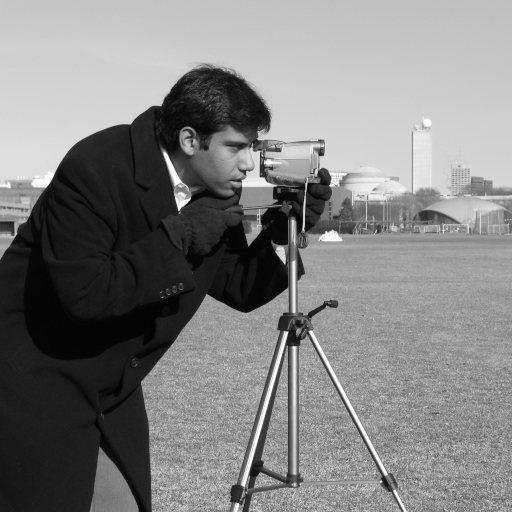
#> input picture skimage.data.camera(), 512 x 512 px
$ jupyter execute --allow-errors Lab1_ARTI403_2240002713.ipynb   (shell and % lines are left out)
#> lines starting #> are read from the running program, lines starting #| are printed output that depends on the picture; after the words box and inside, x2 and y2 are one past the last pixel; in counts of white or black regions, pixels touching at a corner belong together
# ARTI 403 – Image Processing — **Lab 1**
### Basics of Programming with Python

**Imam Abdulrahman Bin Faisal University** · College of Computer Science and Information Technology · Department of Computer Engineering

**Outcome #1:** Explain how digital images are represented and manipulated in a computer.

**Tools:** Python 3 · Anaconda · Jupyter / Spyder

This notebook completes Tasks 1–4 and the Assessment. Images used: `lena_gray_256.tif` (provided) and `cameraman.tif` (the classic *cameraman* image from scikit-image).

## Setup
Steps 1–4 of the manual (install Anaconda, start Jupyter/Spyder, install libraries) are one-time environment steps. Below we import the libraries the lab uses: **OpenCV**, **PIL/Pillow**, **NumPy**, **Matplotlib** (and **scikit-image** only to obtain `cameraman.tif`).

[cell 1]
# One-time (run once if a package is missing), then restart the kernel:
# %pip install opencv-python scikit-image pillow matplotlib numpy

import cv2                       # OpenCV
import numpy as np              # NumPy
import matplotlib.pyplot as plt # Matplotlib
import matplotlib.cm as cm
from PIL import Image           # Pillow (PIL)

print("OpenCV     :", cv2.__version__)
print("NumPy      :", np.__version__)
print("Pillow     :", Image.__version__)

[cell 2]
# Make sure the two images sit inside an 'images/' folder next to this notebook.
# lena_gray_256.tif is provided with the lab.
# cameraman.tif is fetched once from scikit-image (skimage.data.camera()).
import os
os.makedirs('images', exist_ok=True)
if not os.path.exists('images/cameraman.tif'):
    from skimage import data, io
    io.imsave('images/cameraman.tif', data.camera())
print("Files in images/:", os.listdir('images'))

## Task #1 — Exercise with Spyder
Practice with the two cheat sheets (NumPy and Python Basics) from the Resources section. Below is a short warm-up covering the core Python/NumPy ideas the cheat sheets introduce.

[cell 3]
# --- Python basics warm-up ---
name = "ARTI 403"
nums = [3, 1, 4, 1, 5, 9, 2, 6]
print("Course      :", name)
print("List        :", nums)
print("Sorted      :", sorted(nums))
print("Sum / Max   :", sum(nums), max(nums))
print("Even values :", [x for x in nums if x % 2 == 0])   # list comprehension

# --- NumPy basics warm-up ---
a = np.arange(1, 10).reshape(3, 3)   # 3x3 matrix 1..9
print("\nMatrix a:\n", a)
print("Shape:", a.shape, "| Sum:", a.sum(), "| Column means:", a.mean(axis=0))
print("a * 2:\n", a * 2)
print("Transpose:\n", a.T)

## Task #2 — Loading and Visualizing Images

**a) Loading/reading an image using OpenCV** — `cv2.imread` returns the pixel data as a NumPy array.

[cell 4]
img = cv2.imread('images/cameraman.tif')  # load the image data into a NumPy array
#> img: shape (512, 512, 3); min 0, max 255, mean 129.1
plt.imshow(img)
plt.title('cameraman — loaded with OpenCV')
plt.show()

> **Note on colours:** OpenCV reads pixels in **BGR** order, while Matplotlib expects **RGB**. For a grayscale source loaded as 3 channels this only tints the display. To show it faithfully, convert with `cv2.cvtColor(img, cv2.COLOR_BGR2RGB)` or load as a single channel with `cv2.imread(path, cv2.IMREAD_GRAYSCALE)`.

[cell 5]
# Faithful grayscale display of the same image
gray = cv2.imread('images/cameraman.tif', cv2.IMREAD_GRAYSCALE)
#> gray is the input picture: shape (512, 512); min 0, max 255, mean 129.1
plt.imshow(gray, cmap='gray')
plt.title('cameraman — grayscale (OpenCV)')
plt.show()

**b) Loading/reading an image using PIL** — `Image.open` returns a PIL image object; we display it with a grayscale colormap.

[cell 6]
img2 = Image.open('images/lena_gray_256.tif')  # load image into a PIL Image object
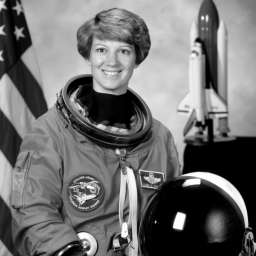
#> input picture Lab1/images/lena_gray_256.tif, 256 x 256 px
#> img2 is the input picture: PIL image 256x256 L; min 0, max 254, mean 112.2
plt.imshow(img2, cmap=cm.Greys_r)
plt.title('lena — loaded with PIL')
plt.show()
print("PIL image  ->  mode:", img2.mode, "| size (W x H):", img2.size)
#| PIL image  ->  mode: L | size (W x H): (256, 256)

## Task #3 — Image Storing
Save images back to disk. OpenCV uses `cv2.imwrite`; PIL uses the image object's `.save` method. The file extension decides the format (here JPEG).

[cell 7]
ok = cv2.imwrite('new_image.jpg', img)   # OpenCV save
img2.save('new_image2.jpg')              # PIL save

import os
print("OpenCV  -> new_image.jpg  saved:", ok,  "|", os.path.getsize('new_image.jpg'),  "bytes")
#| OpenCV  -> new_image.jpg  saved: True | 86612 bytes
print("PIL     -> new_image2.jpg saved:", True, "|", os.path.getsize('new_image2.jpg'), "bytes")

## Task #4 — Display Image as an Array
A digital image **is** a NumPy array of pixel values. `.shape` gives its dimensions; printing the array shows the intensity of every pixel (0 = black … 255 = white for 8-bit images).

[cell 8]
# The OpenCV image is already a NumPy array
print("img.shape (OpenCV / cameraman):", img.shape)   # (rows, cols, channels)
#| img.shape (OpenCV / cameraman): (512, 512, 3)
print("Top-left 8x8 block (one channel):")
print(img[:8, :8, 0])
#| [[200 200 200 200 199 200 199 198]
#|  [200 199 199 200 199 200 199 198]
#|  [199 199 199 200 200 200 200 200]
#|  [200 200 199 199 199 199 199 199]
#|  [200 200 200 200 199 199 199 200]
#|  [200 199 199 200 199 199 199 199]
#|  [200 201 200 200 199 200 198 199]
#|  [201 200 200 200 200 199 199 200]]
print(img)
#> (printed output is left out)
#> (the rest of this cell did not finish here and is left out)

[cell 9]
# Convert the PIL image to a NumPy array
img_array = np.array(img2)
print("img_array.shape (PIL / lena):", img_array.shape, "| dtype:", img_array.dtype)
#| img_array.shape (PIL / lena): (256, 256) | dtype: uint8
print("Top-left 8x8 block:")
print(img_array[:8, :8])
#| [[141  93 117 147 149 104  33   4]
#|  [196 177 183 189 160  84  17   5]
#|  [225 217 210 190 132  48  13   6]
#|  [228 223 208 168  90  31  15   6]
#|  [223 218 204 163  83  33  17   7]
#|  [222 219 208 183 131  60  19   8]
#|  [223 220 211 199 170 113  41   9]
#|  [217 201 180 179 174 145  88  21]]

## Assessment — NumPy Operations on the Image Array
*"The student will be asked to perform different operations on the array using the NumPy library."* Below are the common operations used throughout image processing, applied to the Lena array.

[cell 10]
# 1) Inspect the array
print("shape:", img_array.shape, "| ndim:", img_array.ndim, "| size:", img_array.size, "pixels")
#| shape: (256, 256) | ndim: 2 | size: 65536 pixels
print("dtype:", img_array.dtype)
#| dtype: uint8

# 2) Statistics
print("\nmin :", img_array.min(), " max:", img_array.max())
#| min : 0  max: 254
print("mean: %.2f   std: %.2f" % (img_array.mean(), img_array.std()))
#| mean: 112.25   std: 74.29

# 3) Indexing & slicing
print("\npixel (0,0)      :", img_array[0, 0])
#| pixel (0,0)      : 141
print("pixel (100,100)  :", img_array[100, 100])
#| pixel (100,100)  : 9
print("first row (first 10 values):", img_array[0, :10])
#| first row (first 10 values): [141  93 117 147 149 104  33   4   1   3]

[cell 11]
# 4) Element-wise operations to produce new images
negative   = 255 - img_array                                         # photographic negative
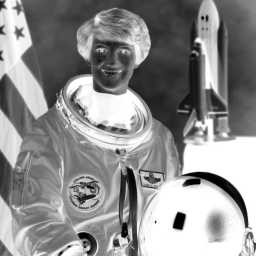
#> negative: shape (256, 256); min 1, max 255, mean 142.8
brighter   = np.clip(img_array.astype(int) + 50, 0, 255).astype(np.uint8)  # +50 brightness (clipped)
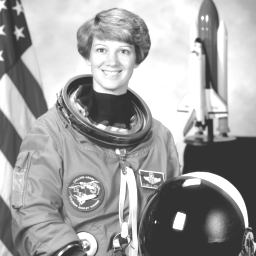
#> brighter: shape (256, 256); min 50, max 255, mean 160.8
threshold  = np.where(img_array > 128, 255, 0).astype(np.uint8)      # binary threshold at 128
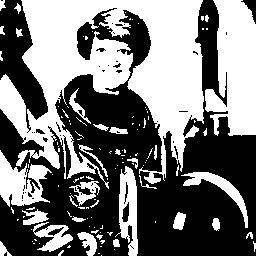
#> threshold: shape (256, 256); 46.9% white; 121 white regions (90 under 20 px), largest, box (x1, y1, x2, y2) and area: (0, 0, 204, 189) 19114, (205, 0, 256, 136) 5076, (0, 150, 52, 207) 1548

# 5) Geometric operations
crop       = img_array[64:192, 64:192]   # center 128x128 crop
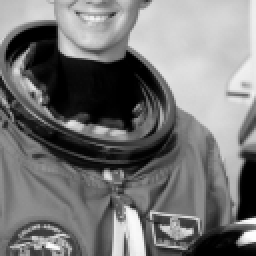
#> crop: shape (128, 128) (shown 2 times larger); min 0, max 254, mean 118.6
flip_lr    = np.fliplr(img_array)        # mirror left-right
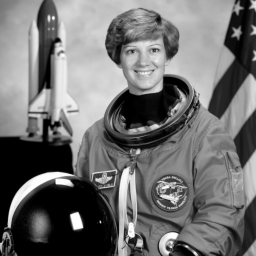
#> flip_lr: shape (256, 256); min 0, max 254, mean 112.2
flip_ud    = np.flipud(img_array)        # flip upside-down
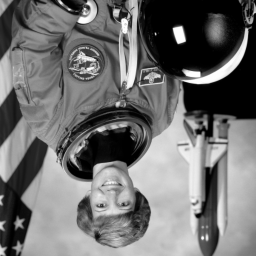
#> flip_ud: shape (256, 256); min 0, max 254, mean 112.2
transpose  = img_array.T                 # transpose (rows <-> cols)
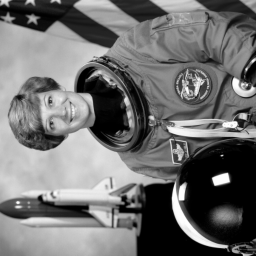
#> transpose: shape (256, 256); min 0, max 254, mean 112.2

for nm, arr in [("negative", negative), ("brighter", brighter), ("threshold", threshold),
                ("crop", crop), ("flip_lr", flip_lr), ("flip_ud", flip_ud), ("transpose", transpose)]:
    print(f"{nm:10s} -> shape={arr.shape}, min={arr.min()}, max={arr.max()}")
#> this loop made 7 passes
#> nm on passes 1 to 7: 'negative', 'brighter', 'threshold', 'crop', 'flip_lr', 'flip_ud', 'transpose'
#| negative   -> shape=(256, 256), min=1, max=255
#| brighter   -> shape=(256, 256), min=50, max=255
#| threshold  -> shape=(256, 256), min=0, max=255
#| crop       -> shape=(128, 128), min=0, max=254
#| flip_lr    -> shape=(256, 256), min=0, max=254
#| flip_ud    -> shape=(256, 256), min=0, max=254
#| transpose  -> shape=(256, 256), min=0, max=254

[cell 12]
# 6) Visualize the results
tiles = [("Original", img_array), ("Negative (255 - x)", negative),
         ("Brighter (+50)", brighter), ("Threshold > 128", threshold),
         ("Center crop", crop), ("Flip left-right", flip_lr)]

fig, axes = plt.subplots(2, 3, figsize=(11, 7))
for ax, (title, im) in zip(axes.ravel(), tiles):
    ax.imshow(im, cmap='gray', vmin=0, vmax=255)
    ax.set_title(title, fontsize=11)
    ax.axis('off')
#> this loop made 6 passes
#> title on passes 1 to 6: 'Original', 'Negative (255 - x)', 'Brighter (+50)', 'Threshold > 128', 'Center crop', 'Flip left-right'
plt.tight_layout()
plt.show()

[cell 13]
# 7) Histogram of pixel intensities — how brightness is distributed across the image
plt.figure(figsize=(7, 3.5))
plt.hist(img_array.ravel(), bins=256, range=(0, 255), color='steelblue')
plt.title('Lena — pixel intensity histogram')
plt.xlabel('Intensity (0 = black, 255 = white)')
plt.ylabel('Number of pixels')
plt.show()
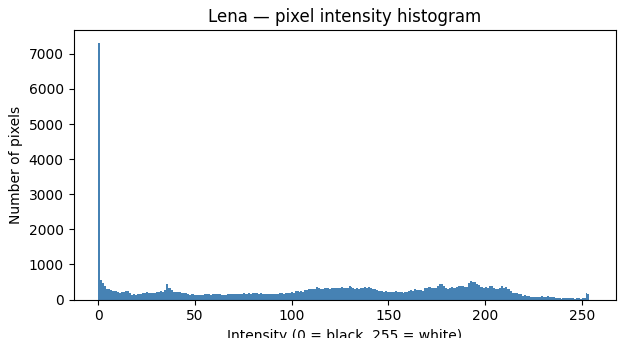
#> figure drawn by matplotlib, 1 panel; tallest bar 7314 high, from x = 0 to 0.996
